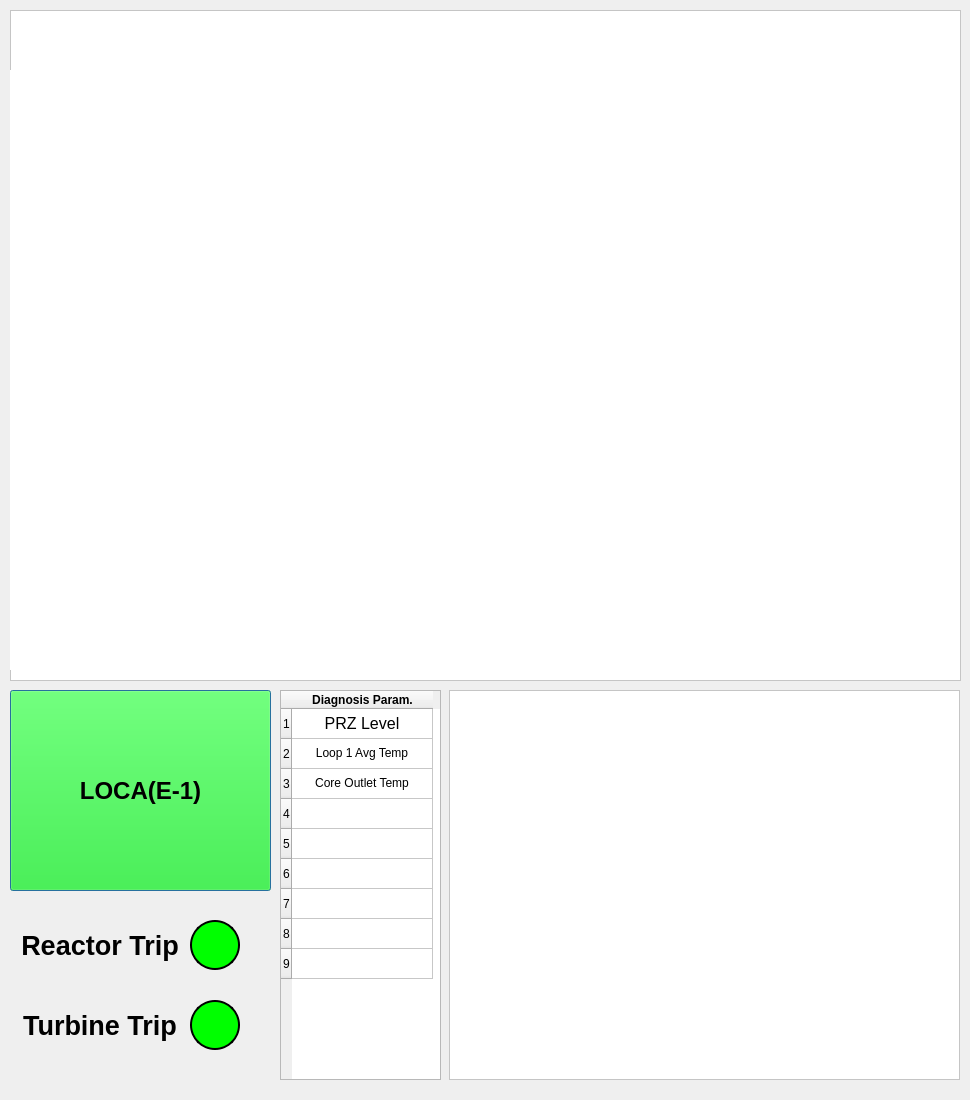
<?xml version="1.0" encoding="UTF-8"?>
<ui version="4.0">
 <class>Dialog</class>
 <widget class="QDialog" name="Dialog">
  <property name="geometry">
   <rect>
    <x>0</x>
    <y>0</y>
    <width>970</width>
    <height>1100</height>
   </rect>
  </property>
  <property name="windowTitle">
   <string>Dialog</string>
  </property>
  <widget class="QFrame" name="frame">
   <property name="geometry">
    <rect>
     <x>449</x>
     <y>690</y>
     <width>511</width>
     <height>390</height>
    </rect>
   </property>
   <property name="styleSheet">
    <string notr="true">background-color: rgb(255, 255, 255);</string>
   </property>
   <property name="frameShape">
    <enum>QFrame::StyledPanel</enum>
   </property>
   <property name="frameShadow">
    <enum>QFrame::Sunken</enum>
   </property>
  </widget>
  <widget class="QTableWidget" name="tableWidget">
   <property name="geometry">
    <rect>
     <x>280</x>
     <y>690</y>
     <width>161</width>
     <height>390</height>
    </rect>
   </property>
   <property name="sizePolicy">
    <sizepolicy hsizetype="Expanding" vsizetype="Expanding">
     <horstretch>0</horstretch>
     <verstretch>0</verstretch>
    </sizepolicy>
   </property>
   <property name="minimumSize">
    <size>
     <width>161</width>
     <height>0</height>
    </size>
   </property>
   <property name="maximumSize">
    <size>
     <width>161</width>
     <height>16777215</height>
    </size>
   </property>
   <property name="autoFillBackground">
    <bool>false</bool>
   </property>
   <attribute name="horizontalHeaderCascadingSectionResizes">
    <bool>false</bool>
   </attribute>
   <attribute name="horizontalHeaderDefaultSectionSize">
    <number>141</number>
   </attribute>
   <attribute name="horizontalHeaderMinimumSectionSize">
    <number>29</number>
   </attribute>
   <attribute name="verticalHeaderCascadingSectionResizes">
    <bool>false</bool>
   </attribute>
   <attribute name="verticalHeaderDefaultSectionSize">
    <number>30</number>
   </attribute>
   <attribute name="verticalHeaderShowSortIndicator" stdset="0">
    <bool>false</bool>
   </attribute>
   <row>
    <property name="text">
     <string>1</string>
    </property>
   </row>
   <row>
    <property name="text">
     <string>2</string>
    </property>
   </row>
   <row>
    <property name="text">
     <string>3</string>
    </property>
   </row>
   <row>
    <property name="text">
     <string>4</string>
    </property>
   </row>
   <row>
    <property name="text">
     <string>5</string>
    </property>
   </row>
   <row>
    <property name="text">
     <string>6</string>
    </property>
   </row>
   <row>
    <property name="text">
     <string>7</string>
    </property>
   </row>
   <row>
    <property name="text">
     <string>8</string>
    </property>
   </row>
   <row>
    <property name="text">
     <string>9</string>
    </property>
   </row>
   <column>
    <property name="text">
     <string>Diagnosis Param.</string>
    </property>
    <property name="font">
     <font>
      <weight>75</weight>
      <bold>true</bold>
     </font>
    </property>
    <property name="background">
     <color>
      <red>255</red>
      <green>255</green>
      <blue>255</blue>
     </color>
    </property>
   </column>
   <item row="0" column="0">
    <property name="text">
     <string>PRZ Level</string>
    </property>
    <property name="font">
     <font>
      <pointsize>12</pointsize>
     </font>
    </property>
    <property name="textAlignment">
     <set>AlignHCenter|AlignVCenter|AlignCenter</set>
    </property>
   </item>
   <item row="1" column="0">
    <property name="text">
     <string>Loop 1 Avg Temp</string>
    </property>
    <property name="textAlignment">
     <set>AlignHCenter|AlignVCenter|AlignCenter</set>
    </property>
   </item>
   <item row="2" column="0">
    <property name="text">
     <string>Core Outlet Temp</string>
    </property>
    <property name="textAlignment">
     <set>AlignHCenter|AlignVCenter|AlignCenter</set>
    </property>
   </item>
   <item row="3" column="0">
    <property name="text">
     <string/>
    </property>
    <property name="textAlignment">
     <set>AlignHCenter|AlignVCenter|AlignCenter</set>
    </property>
   </item>
   <item row="4" column="0">
    <property name="text">
     <string/>
    </property>
    <property name="textAlignment">
     <set>AlignHCenter|AlignVCenter|AlignCenter</set>
    </property>
   </item>
   <item row="5" column="0">
    <property name="text">
     <string/>
    </property>
    <property name="textAlignment">
     <set>AlignHCenter|AlignVCenter|AlignCenter</set>
    </property>
   </item>
   <item row="6" column="0">
    <property name="text">
     <string/>
    </property>
    <property name="textAlignment">
     <set>AlignHCenter|AlignVCenter|AlignCenter</set>
    </property>
   </item>
   <item row="7" column="0">
    <property name="text">
     <string/>
    </property>
    <property name="textAlignment">
     <set>AlignHCenter|AlignVCenter|AlignCenter</set>
    </property>
   </item>
   <item row="8" column="0">
    <property name="text">
     <string/>
    </property>
    <property name="textAlignment">
     <set>AlignHCenter|AlignVCenter|AlignCenter</set>
    </property>
   </item>
  </widget>
  <widget class="QFrame" name="frame_2">
   <property name="geometry">
    <rect>
     <x>10</x>
     <y>10</y>
     <width>951</width>
     <height>671</height>
    </rect>
   </property>
   <property name="styleSheet">
    <string notr="true">background-color: rgb(255, 255, 255);</string>
   </property>
   <property name="frameShape">
    <enum>QFrame::StyledPanel</enum>
   </property>
   <property name="frameShadow">
    <enum>QFrame::Raised</enum>
   </property>
   <widget class="QLabel" name="label">
    <property name="geometry">
     <rect>
      <x>0</x>
      <y>60</y>
      <width>950</width>
      <height>600</height>
     </rect>
    </property>
    <property name="text">
     <string/>
    </property>
    <property name="pixmap">
     <pixmap>resources/XAI_interface_2.png</pixmap>
    </property>
    <property name="scaledContents">
     <bool>true</bool>
    </property>
   </widget>
  </widget>
  <widget class="QPushButton" name="pushButton">
   <property name="geometry">
    <rect>
     <x>10</x>
     <y>690</y>
     <width>261</width>
     <height>201</height>
    </rect>
   </property>
   <property name="font">
    <font>
     <pointsize>18</pointsize>
     <weight>75</weight>
     <bold>true</bold>
    </font>
   </property>
   <property name="styleSheet">
    <string notr="true">background-color: rgb(0, 255, 0);</string>
   </property>
   <property name="text">
    <string>LOCA(E-1)</string>
   </property>
  </widget>
  <widget class="QPushButton" name="pushButton_2">
   <property name="geometry">
    <rect>
     <x>190</x>
     <y>920</y>
     <width>50</width>
     <height>50</height>
    </rect>
   </property>
   <property name="styleSheet">
    <string notr="true">border-radius : 25; 
border : 2px solid black;
background-color: rgb(0, 255, 0);</string>
   </property>
   <property name="text">
    <string/>
   </property>
  </widget>
  <widget class="QPushButton" name="pushButton_3">
   <property name="geometry">
    <rect>
     <x>190</x>
     <y>1000</y>
     <width>50</width>
     <height>50</height>
    </rect>
   </property>
   <property name="styleSheet">
    <string notr="true">border-radius : 25; 
border : 2px solid black;
background-color: rgb(0, 255, 0);</string>
   </property>
   <property name="text">
    <string/>
   </property>
  </widget>
  <widget class="QLabel" name="label_2">
   <property name="geometry">
    <rect>
     <x>20</x>
     <y>920</y>
     <width>160</width>
     <height>50</height>
    </rect>
   </property>
   <property name="font">
    <font>
     <pointsize>20</pointsize>
     <weight>75</weight>
     <bold>true</bold>
    </font>
   </property>
   <property name="text">
    <string>Reactor Trip</string>
   </property>
   <property name="alignment">
    <set>Qt::AlignCenter</set>
   </property>
  </widget>
  <widget class="QLabel" name="label_3">
   <property name="geometry">
    <rect>
     <x>20</x>
     <y>1000</y>
     <width>160</width>
     <height>50</height>
    </rect>
   </property>
   <property name="font">
    <font>
     <pointsize>20</pointsize>
     <weight>75</weight>
     <bold>true</bold>
    </font>
   </property>
   <property name="text">
    <string>Turbine Trip</string>
   </property>
   <property name="alignment">
    <set>Qt::AlignCenter</set>
   </property>
  </widget>
 </widget>
 <resources>
  <include location="../../Trend.qrc"/>
  <include location="../XAI_LOCA.qrc"/>
 </resources>
 <connections/>
</ui>
